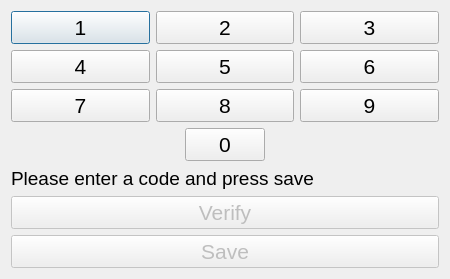
<?xml version="1.0" encoding="UTF-8"?>
<ui version="4.0">
 <class>Dialog</class>
 <widget class="QDialog" name="Dialog">
  <property name="geometry">
   <rect>
    <x>0</x>
    <y>0</y>
    <width>450</width>
    <height>279</height>
   </rect>
  </property>
  <property name="windowTitle">
   <string>Dialog</string>
  </property>
  <layout class="QVBoxLayout" name="verticalLayout">
   <item>
    <layout class="QGridLayout" name="gridLayout">
     <item row="0" column="0">
      <widget class="QPushButton" name="btnOne">
       <property name="font">
        <font>
         <pointsize>16</pointsize>
        </font>
       </property>
       <property name="text">
        <string>1</string>
       </property>
      </widget>
     </item>
     <item row="0" column="1">
      <widget class="QPushButton" name="btnTwo">
       <property name="font">
        <font>
         <pointsize>16</pointsize>
        </font>
       </property>
       <property name="text">
        <string>2</string>
       </property>
      </widget>
     </item>
     <item row="0" column="2">
      <widget class="QPushButton" name="btnThree">
       <property name="font">
        <font>
         <pointsize>16</pointsize>
        </font>
       </property>
       <property name="text">
        <string>3</string>
       </property>
      </widget>
     </item>
     <item row="1" column="0">
      <widget class="QPushButton" name="btnFourfth">
       <property name="font">
        <font>
         <pointsize>16</pointsize>
        </font>
       </property>
       <property name="text">
        <string>4</string>
       </property>
      </widget>
     </item>
     <item row="1" column="1">
      <widget class="QPushButton" name="btnFive">
       <property name="font">
        <font>
         <pointsize>16</pointsize>
        </font>
       </property>
       <property name="text">
        <string>5</string>
       </property>
      </widget>
     </item>
     <item row="1" column="2">
      <widget class="QPushButton" name="btnSixth">
       <property name="font">
        <font>
         <pointsize>16</pointsize>
        </font>
       </property>
       <property name="text">
        <string>6</string>
       </property>
      </widget>
     </item>
     <item row="2" column="0">
      <widget class="QPushButton" name="btnSeven">
       <property name="font">
        <font>
         <pointsize>16</pointsize>
        </font>
       </property>
       <property name="text">
        <string>7</string>
       </property>
      </widget>
     </item>
     <item row="2" column="1">
      <widget class="QPushButton" name="btnEight">
       <property name="font">
        <font>
         <pointsize>16</pointsize>
        </font>
       </property>
       <property name="text">
        <string>8</string>
       </property>
      </widget>
     </item>
     <item row="2" column="2">
      <widget class="QPushButton" name="btnNine">
       <property name="font">
        <font>
         <pointsize>16</pointsize>
        </font>
       </property>
       <property name="text">
        <string>9</string>
       </property>
      </widget>
     </item>
    </layout>
   </item>
   <item>
    <layout class="QHBoxLayout" name="horizontalLayout">
     <item>
      <spacer name="horizontalSpacer">
       <property name="orientation">
        <enum>Qt::Horizontal</enum>
       </property>
       <property name="sizeHint" stdset="0">
        <size>
         <width>40</width>
         <height>20</height>
        </size>
       </property>
      </spacer>
     </item>
     <item>
      <widget class="QPushButton" name="btnZero">
       <property name="font">
        <font>
         <pointsize>16</pointsize>
        </font>
       </property>
       <property name="text">
        <string>0</string>
       </property>
      </widget>
     </item>
     <item>
      <spacer name="horizontalSpacer_2">
       <property name="orientation">
        <enum>Qt::Horizontal</enum>
       </property>
       <property name="sizeHint" stdset="0">
        <size>
         <width>40</width>
         <height>20</height>
        </size>
       </property>
      </spacer>
     </item>
    </layout>
   </item>
   <item>
    <widget class="QLabel" name="labelNotify">
     <property name="font">
      <font>
       <pointsize>14</pointsize>
      </font>
     </property>
     <property name="text">
      <string>Please enter a code and press save</string>
     </property>
    </widget>
   </item>
   <item>
    <widget class="QPushButton" name="btnVerify">
     <property name="enabled">
      <bool>false</bool>
     </property>
     <property name="font">
      <font>
       <pointsize>16</pointsize>
      </font>
     </property>
     <property name="text">
      <string>Verify</string>
     </property>
    </widget>
   </item>
   <item>
    <widget class="QPushButton" name="btnSave">
     <property name="enabled">
      <bool>false</bool>
     </property>
     <property name="font">
      <font>
       <pointsize>16</pointsize>
      </font>
     </property>
     <property name="text">
      <string>Save</string>
     </property>
    </widget>
   </item>
  </layout>
 </widget>
 <resources/>
 <connections/>
</ui>
